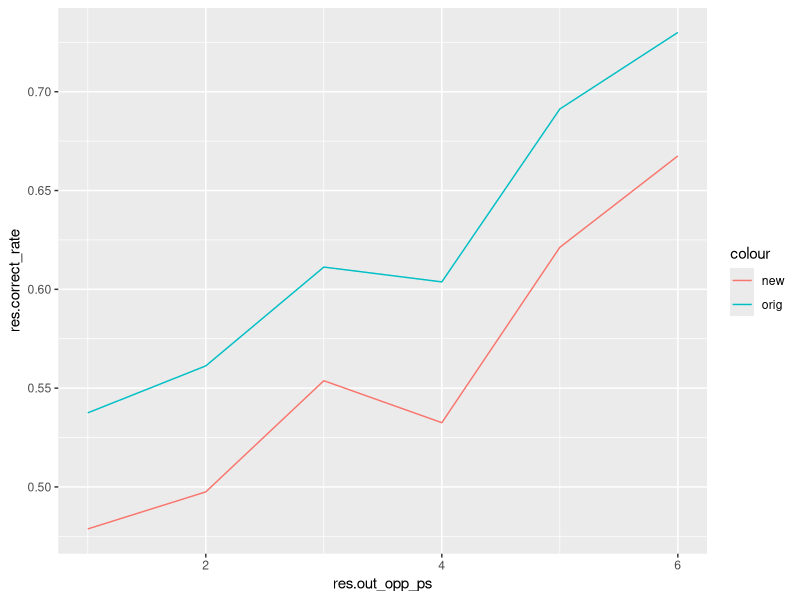

Here is the R script that generated this plot:
## ---- chunk 1
library(dplyr)
library(lme4)
library(stringi)
library(ggplot2)
## ---- chunk 2
# number of obvservations, outcome of 1 with probability p
bern <- function(nob, p){
  v <- rbinom(nob, 1, p)
  return(v)
}

## ---- chunk 3


one_student <- function(){


intercept <- 0.4
learning_rate <- 0.05
opportunity <- seq(1:6)
nobs <- 8 # for each opp, do 8 observations

out_opp_ps <- rep(1:6, each = 8) 

# for each opp
res_o <- numeric(0)
for (o in opportunity){
  p_o <- intercept + learning_rate * o
  print("o")
  print(o)
  print("p")
  print(p_o)
  sim_o <- bern(nobs, p_o)


  for (i in seq(1, length(sim_o))){
    if(sim_o[i] == 0){
      t <- bern(1, 0.1)
      sim_o[i] <- t

    }

  }
  res_o <- c(res_o, sim_o)
 
  
}

return(data.frame(out_opp_ps, res_o ))

}


## ---- chunk 4
# generate n number of students
gen_students <- function(nstudent){
  s <- data.frame(opp = numeric(), outcome = numeric()) 
  for (i in seq(1:nstudent)){
    s <- rbind(s, one_student())
  }
  
  # assign IDs
  
  id <- stri_rand_strings(nstudent, 10)
  id <- rep(id, each = 48)
#  print(id)
  
  return(data.frame(id, s))
}

## ---- chunk 5

gen_students_h <- function(nstudent){
  dh <- gen_students(nstudent)
  dh$res_o2 <- dh$res_o

  
  for (i in seq(1:nrow(dh))){
    if((dh$res_o2)[i] == 1){
     t <- as.numeric(bern(1,0.9))
     dh[i, ]$res_o2 <- t
    }
  }
  return(dh)

}


## ---- chunk 6
s_one = gen_students(1)
#ss$out_opp_ps
s_one %>% group_by(out_opp_ps) %>% summarise(correct_proportion = sum(res_o)/n())

## ---- chunk 7
# orig
distr <- gen_students_h(100)

copy <- distr 
copy <- copy[order(copy$out_opp_ps), ]
res <- copy %>% group_by(out_opp_ps) %>% summarise(frequency = sum(res_o), count = n(), correct_rate = (frequency/count), frequency_2 = sum(res_o2), correct_rate_2= frequency_2/count )
res



# plot


orig_dist <- data.frame(res$out_opp_ps, res$correct_rate, res$correct_rate_2)
ggplot(orig_dist) + geom_line(aes(x = res.out_opp_ps, y = res.correct_rate, col = "orig")) + geom_line(aes(x = res.out_opp_ps, y = res.correct_rate_2, col = "new")) 


#+ labs(x = "opp", y = "correct rate") + scale_color_manual(labels = c("new", "orig"), values = c("red", "black")) #+ geom_line(aes(x = res.out_opp_ps, y = res.correct_rate_2))




## ---- chunk 8
distr$KC <- as.factor("KC")
distr$out_opp_ps <- as.factor(distr$out_opp_ps)
#distr

distr$res_o[c(1:10)] = 0.5
#distr$res_o
#glmer(res_o ~ ( 1 | id ) + KC + KC: out_opp_ps - 1 , data = distr, family=binomial())
res <- glmer(res_o ~ ( 1 | id ) + out_opp_ps   , data = distr, family=binomial())
#coef(res)
#plot(res)
#reg.orig_with_when <- glmer( correct ~ (1|Anon.Student.Id) + KC..Field. + KC..Field.:OPP - 1,
                 #     data=df_n_v, family=binomial())
summary(res)

